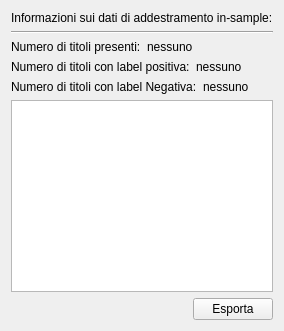
      <widget class="QWidget" name="Train">
       <attribute name="title">
        <string>Train</string>
       </attribute>
       <layout class="QVBoxLayout" name="verticalLayout_3">
        <item>
         <widget class="QLabel" name="label_15">
          <property name="text">
           <string>Informazioni sui dati di addestramento in-sample:</string>
          </property>
         </widget>
        </item>
        <item>
         <widget class="Line" name="line_4">
          <property name="orientation">
           <enum>Qt::Horizontal</enum>
          </property>
         </widget>
        </item>
        <item>
         <layout class="QFormLayout" name="formLayout_6">
          <item row="0" column="0">
           <widget class="QLabel" name="label_20">
            <property name="text">
             <string>Numero di titoli presenti:</string>
            </property>
           </widget>
          </item>
          <item row="0" column="1">
           <widget class="QLabel" name="label_train_total">
            <property name="text">
             <string>nessuno</string>
            </property>
           </widget>
          </item>
         </layout>
        </item>
        <item>
         <layout class="QFormLayout" name="formLayout_5">
          <item row="0" column="0">
           <widget class="QLabel" name="label_17">
            <property name="text">
             <string>Numero di titoli con label positiva:</string>
            </property>
           </widget>
          </item>
          <item row="0" column="1">
           <widget class="QLabel" name="label_train_positive">
            <property name="text">
             <string>nessuno</string>
            </property>
           </widget>
          </item>
         </layout>
        </item>
        <item>
         <layout class="QFormLayout" name="formLayout_7">
          <item row="0" column="0">
           <widget class="QLabel" name="label_21">
            <property name="text">
             <string>Numero di titoli con label Negativa:</string>
            </property>
           </widget>
          </item>
          <item row="0" column="1">
           <widget class="QLabel" name="label_train_negative">
            <property name="text">
             <string>nessuno</string>
            </property>
           </widget>
          </item>
         </layout>
        </item>
        <item>
         <widget class="QTableView" name="table_train"/>
        </item>
        <item>
         <layout class="QHBoxLayout" name="horizontalLayout_2">
          <item>
           <spacer name="horizontalSpacer_2">
            <property name="orientation">
             <enum>Qt::Horizontal</enum>
            </property>
            <property name="sizeHint" stdset="0">
             <size>
              <width>40</width>
              <height>20</height>
             </size>
            </property>
           </spacer>
          </item>
          <item>
           <widget class="QPushButton" name="train_export">
            <property name="text">
             <string>Esporta</string>
            </property>
           </widget>
          </item>
         </layout>
        </item>
       </layout>
      </widget>
